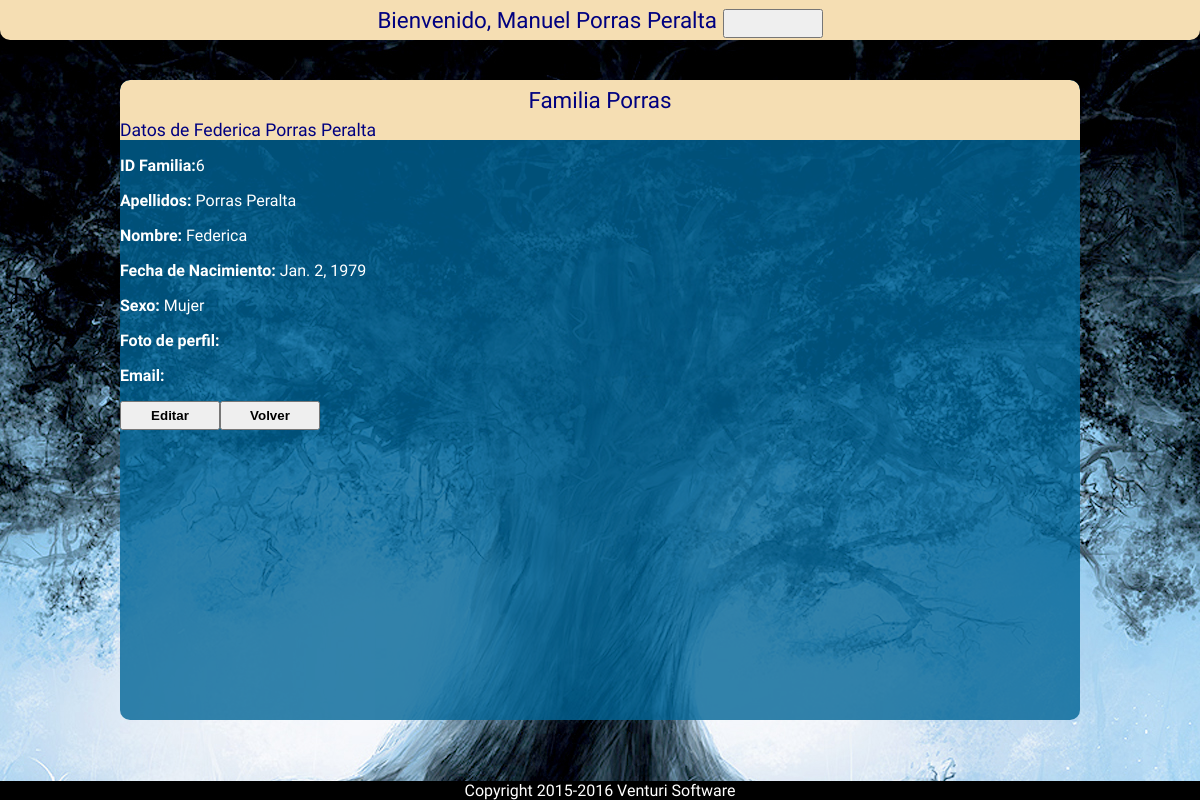
The app's page /family/member/6/ (signed in), older data.
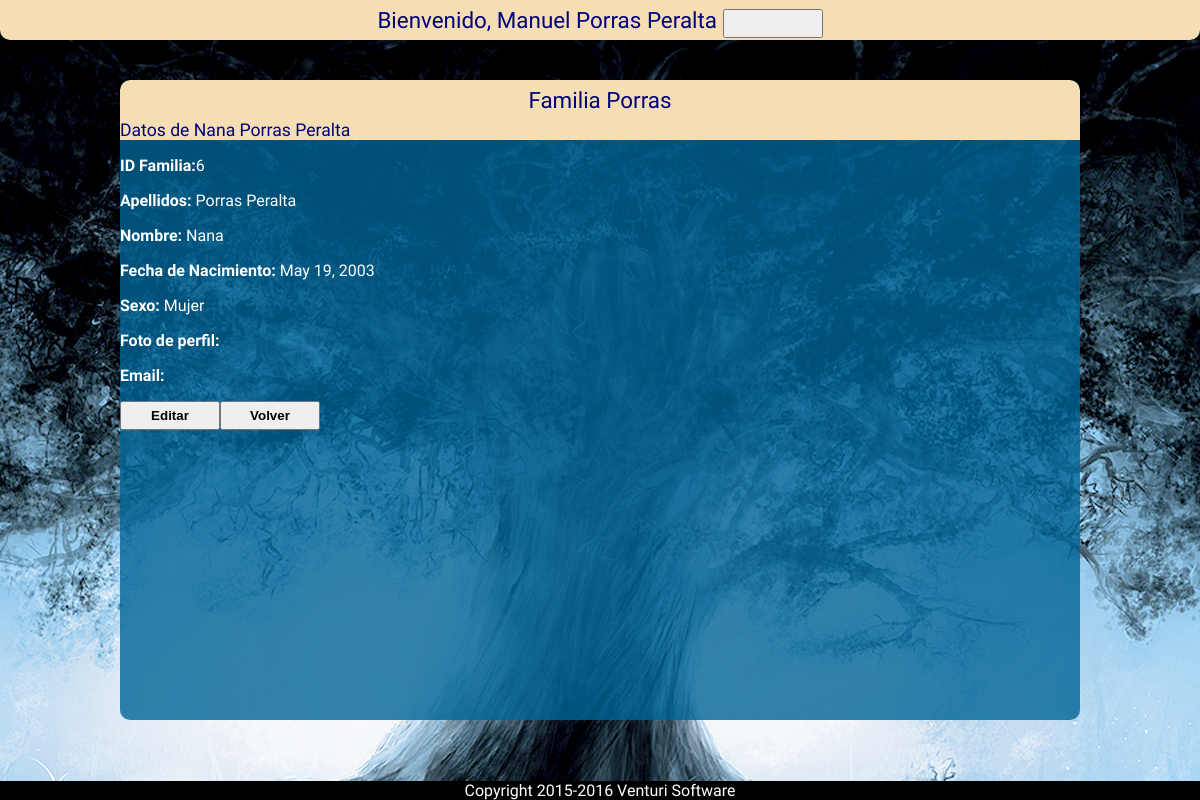
The same page, newer data.
### family/models.py (models this page shows, shortened)
class Family(models.Model):
	family_name = models.CharField('Apellido familiar',max_length=100) #Apellido familiar
	family_count = models.IntegerField('Número de miembros',default=0) #Número de componentes de la familia
	family_id = models.CharField(max_length=24) #Id personal de la familia

class Member(models.Model):
	member_family_id = models.ForeignKey(Family,verbose_name='ID Familia') #Clave ajena que une al miembro de la familia con su familia
	member_name = models.CharField(verbose_name='Nombre',max_length=100) #Nombre del miembro de la familia
	member_surname = models.CharField(verbose_name='Apellidos',max_length=100) #Apellido o Apellidos del miembro de la familia
	member_sex = models.CharField(verbose_name='Sexo',choices=(('Hombre','Hombre'),('Mujer','Mujer'),('No especificado','No especificado')),max_length=20) #Sexo del miembro de la familia
	member_birth = models.DateField('Fecha de nacimiento',help_text='Fecha en este formato <em>YYYY-MM-DD</em>') #Fecha de nacimiento
	member_rip = models.DateField('Fecha de fallecimiento',null=True,blank=True) #Fecha de defunción
	member_profile_image = models.ImageField('Foto de perfil',null=True,blank=True) #Imagen de perfil del miembro de la familia
	member_partner_id = models.IntegerField(default=0,null=True,blank=True,verbose_name='ID Pareja') #ID del cónyuge que sirve de enlace a una nueva familia
	member_email = models.EmailField('E-Mail',null=True,blank=True) #Correo electrónico de contacto

### family/views.py (the view)
# urls.py: url(r'^member/(?P<mem_id>[0-9])+/$', login_required(views.reqMember), name='member'),
def reqMember(request, mem_id):
	member_data = get_object_or_404(Member, pk=mem_id)
	fam_id = member_data.member_family_id.id
	family_data = get_object_or_404(Family, pk=fam_id)
	context = {'member_data':member_data,'family_data':family_data}
	return render(request, 'family/viewFamMember.html',context)

### family/templates/family/viewFamMember.html (shortened to what this page needs)
{% extends "base.html" %}
{% block content %}
<div class="titulo_seccion">Familia {{ family_data.family_name }}</div>
<div class="titulo_miembro">Datos de {{ member_data.member_name }} {{ member_data.member_surname }}</div>
<p><b>ID Familia:</b>{{ member_data.id }}</p>
<p><b>Apellidos:</b> {{ member_data.member_surname }}</p>
<p><b>Nombre:</b> {{ member_data.member_name }}</p>
<p><b>Fecha de Nacimiento:</b> {{ member_data.member_birth }}</p>
<p><b>Sexo:</b> {{ member_data.member_sex }}</p>
<p><b>Foto de perfil:</b>
</p>
<p><b>Email:</b> {{ member_data.member_email }}</p>
<input type="submit" onclick="location.href='{% url 'family:edit_member' member_data.id %}'" value="Editar"><input type="button" onclick="location.href='{% url 'family:family' family_data.id %}'" value="Volver"/>
</div>
{% endblock %}

### family/templates/base.html (shortened to what this page needs)
{% load staticfiles %}
<head>
	<link rel="stylesheet" type="text/css" href="{% static 'family/style.css' %}" />
</head>
<body>
	<div class="titulo_principal">{% block section_title %}
		Bienvenido, {{ request.user.first_name.title }} {{ request.user.last_name.title }}{% endblock %}
		<input id="logout_button" type="submit" value="" onclick="location.href='{% url 'logout' %}'"/>
	</div>
	<div class="cuerpo_seccion">
		{% block content %}{% endblock %}
{% block footer %}<div class="footer">Copyright 2015-2016 Venturi Software</div>{% endblock %}
</body>

### family/static/family/style.css (style rules this page uses)
body { background-color: wheat; color: white; text-align: justify; font-family: Cantarell; width: 100%; margin: 0; background-image: url('./images/tree-sun.jpg'); background-position: top center; background-attachment: fixed; z-index: 0; }
input[type="button"],input[type="submit"],button { padding: 5px; width: auto; min-width: 100px; font-weight: bold; }
.footer { display: block; position: fixed; width: 100%; bottom: 0; text-align: center; background-color: black; z-index: 1000; }
.titulo_principal { background-color: wheat; line-height: 40px; width: 100%; color: navy; left: 0; top: 0; margin: 0; padding: 0; text-align: center; font-size: 140%; border-radius: 0px 0px 10px 10px; -moz-border-radius: 0px 0px 10px 10px; -webkit-border-radius: 0px 0px 10px 10px; border: 0px; border-collapse: collapse; z-index: 500; }
#logout_button,#logout_button:focus,#logout_button::-moz-focus-inner { min-width: 40px; height: auto; position: absolute; right: 0; background-image: url('images/logout.png'); background-position: center center; background-size: contain; background-repeat: no-repeat; border: 0; background-color: wheat; outline: none; }
.titulo_seccion { background-color: wheat; line-height: 40px; width: 100%; color: navy; left: 0; top: 0; margin: 0; padding: 0; text-align: center; font-size: 140%; border-radius: 10px 10px 0px 0px; -moz-border-radius: 10px 10px 0px 0px; -webkit-border-radius: 10px 10px 0px 0px; border: 0px; border-collapse: collapse; z-index: 500; }
.titulo_miembro { background-color: wheat; color: navy; font-size: 110%; }
.cuerpo_seccion { display: block; position: fixed; top: 10%; bottom: 10%; left: 0; right: 0; background-color: rgba(0,100,150,0.8); width: 80%; height: auto; min-width: 400px; margin: auto; padding-bottom: 0.1px; border-radius: 10px 10px 10px 10px; -moz-border-radius: 10px 10px 10px 10px; -webkit-border-radius: 10px 10px 10px 10px; border: 0px; border-collapse: collapse; z-index: 500; overflow-y: auto; }

Row changes from the older to the newer data that the page shows:
changed Member "Porras Peralta": member_name "Federica" → "Nana"; member_birth "Jan. 2, 1979" → "May 19, 2003"
